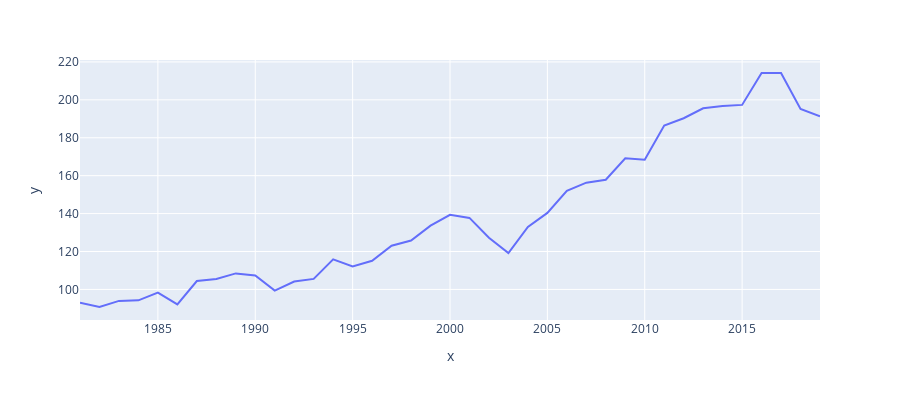

Notebook source saved alongside this figure:
### Code cell
fig = px.line(x=Latam_co2[(Latam_co2.Pais == 'Argentina') & (Latam_co2.Anio > 1980)].sort_values('Anio').Anio, y=Latam_co2[(Latam_co2.Pais == 'Argentina') & (Latam_co2.Anio > 1980)].sort_values('Anio').Emisiones_de_CO2, width=900, height=400)
fig.show()
compromisos[compromisos.Pais=='Argentina']

### Figure 1 — Plotly figure (JSON) as saved in the notebook; plotly's stock layout.template omitted (floating-point values rounded to 4 significant figures)
{"data": [{"hovertemplate": "x=%{x}<br>y=%{y}<extra></extra>", "legendgroup": "", "line": {"color": "#636efa", "dash": "solid"}, "marker": {"symbol": "circle"}, "mode": "lines", "name": "", "orientation": "v", "showlegend": false, "type": "scatter", "x": [1981, 1982, 1983, 1984, 1985, 1986, 1987, 1988, 1989, 1990, 1991, 1992, 1993, 1994, 1995, 1996, 1997, 1998, 1999, 2000, 2001, 2002, 2003, 2004, 2005, 2006, 2007, 2008, 2009, 2010, 2011, 2012, 2013, 2014, 2015, 2016, 2017, 2018, 2019], "xaxis": "x", "y": [93.03, 90.74, 93.95, 94.25, 98.32, 92.08, 104.4, 105.5, 108.5, 107.4, 99.38, 104.2, 105.6, 115.9, 112.1, 115.1, 123.1, 125.8, 133.6, 139.4, 137.7, 127.3, 119.2, 133.0, 140.4, 152.0, 156.3, 157.9, 169.2, 168.4, 186.4, 190.3, 195.6, 196.7, 197.3, 214.1, 214.1, 195.1, 191.4], "yaxis": "y"}], "layout": {"height": 400, "legend": {"tracegroupgap": 0}, "margin": {"t": 60}, "width": 900, "xaxis": {"anchor": "y", "domain": [0, 1], "title": {"text": "x"}}, "yaxis": {"anchor": "x", "domain": [0, 1], "title": {"text": "y"}}}}
